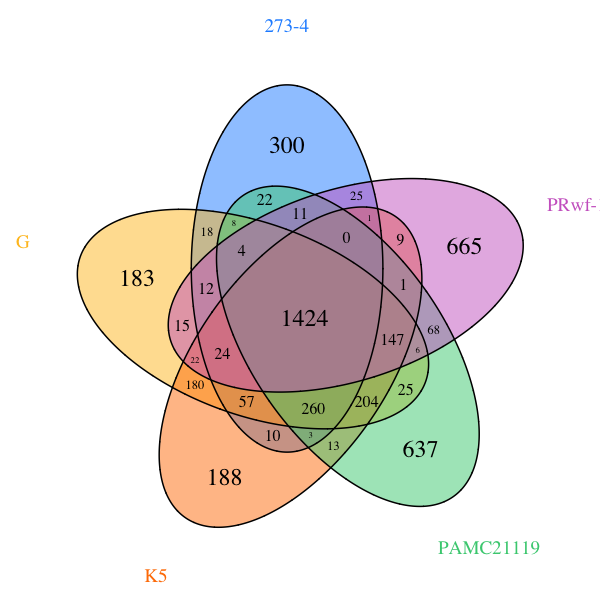

Generate this figure with R:

library(futile.logger)
library(gridBase)
library(VennDiagram)
venn.plot <- draw.quintuple.venn( area1 =2179, 
                                  area2 =2589, 
                                  area3 =2543, 
                                  area4 =2833, 
                                  area5 =2434, 
                                  n12 =1807, 
                                  n13 =1779, 
                                  n14 =1732, 
                                  n15 =1501, 
                                  n23 =2318,
                                  n24 =2078, 
                                  n25 =1654, 
                                  n34 =2052, 
                                  n35 =1628, 
                                  n45 =1661, 
                                  n123 =1765, 
                                  n124 =1696, 
                                  n125 =1464, 
                                  n134 =1687, 
                                  n135 =1449, 
                                  n145 =1439, 
                                  n234 =2035, 
                                  n235 =1617, 
                                  n245 =1581, 
                                  n345 =1572, 
                                  n1234 =1684, 
                                  n1235 =1448, 
                                  n1245 =1428, 
                                  n1345 =1424, 
                                  n2345 =1571, 
                                  n12345 =1424, 
                                  category = c("273-4", "G", "K5", "PAMC21119", "PRwf-1"), 
                                  fill = c("dodgerblue", "goldenrod1", "darkorange1", "seagreen3", "orchid3"), 
                                  cat.col = c("dodgerblue", "goldenrod1", "darkorange1", "seagreen3", "orchid3"), 
                                  cat.cex = 1.2, 
                                  cat.dist = 0.3, 
                                  margin = 0.05, 
                                  cex = c(1.5, 1.5, 1.5, 1.5, 1.5, 1, 0.8, 1, 0.8, 1, 0.8, 1, 0.8, 1, 0.8, 1, 0.55, 1, 0.55, 1, 0.55, 1, 0.55, 1, 0.55, 1, 1, 1, 1, 1, 1.5), 
                                  ind = TRUE )
